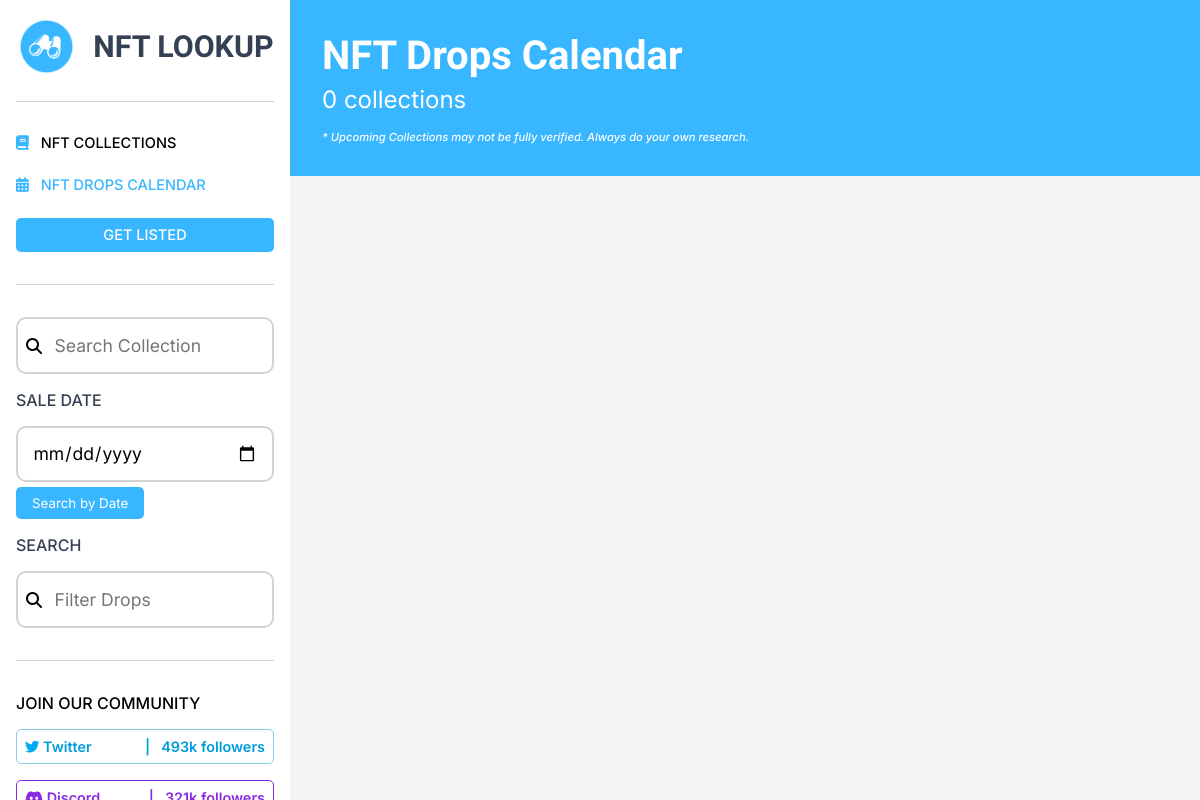
Page /drops/calendar on the committed database.
### core/models.py (models this page shows, shortened)
class Settings(models.Model):
    logo = models.ImageField(upload_to = 'logo/', default = 'default.png')
    trade_mark = models.CharField(max_length = 225, default='NFT LOOKUP')
    title = models.CharField(max_length=1000, default="The #1 source for NFT lookup")
    slogan = models.TextField(default="Your best choice when you're on the lookup for NFTs.")
    class Meta:
        verbose_name = 'Setting'

class Statistics(models.Model):
    twitter = models.CharField(max_length=30, default="493k",
                               help_text="Simply update to current figure. add K for thousand or M for million at the end.")
    discord = models.CharField(max_length=30, default="321k",
                               help_text="Simply update to current figure. add K for thousand or M for million at the end.")
    class Meta:
        verbose_name = "Statistic"

### nft_calendar/views.py (the view)
# urls.py: path('calendar', limited_drops,  name='calendar'),
def limited_drops(request):
    context = {}
    context['stats'], created = Statistics.objects.get_or_create(id=1)
    collections = Calendar.objects.filter(
        verification=True).order_by('-created_on')
    context['total'] = collections.count()
    days_list = collections.dates('date', 'day').distinct()
    context['days_list'] = days_list
    context['collections'] = collections
    context['settings'] = Settings.objects.first()
    return render(request, 'calendar.html', context)

### templates/calendar.html (shortened to what this page needs)
{% extends 'base_calendar.html' %}
{% load static %}
{% load custom_tags %}

### templates/base_calendar.html (shortened to what this page needs)
{% load static %}
{% load custom_tags %}
<!DOCTYPE html>
<html lang="en">
<head>
    <link rel="stylesheet" href="{% static 'izi/notify/dist/css/iziToast.min.css' %}">
    <link rel="stylesheet" href="{% static 'style.css' %}">
    <link rel="stylesheet" href="{% static 'media.css' %}">
    <link class="jsbin" href="http://ajax.googleapis.com/ajax/libs/jqueryui/1/themes/base/jquery-ui.css"
        rel="stylesheet" type="text/css" />
    <link rel="stylesheet" href="https://cdnjs.cloudflare.com/ajax/libs/font-awesome/6.1.2/css/all.min.css"
 />
</head>
<body>
    <div class="website">
        <div class="left">
            <div class="logo">
                {% if settings %}
                <img src="{{settings.logo.url}}" alt="logo">
                <h1>
                    {{settings.trade_mark}}
                </h1>
                {% endif %}
            </div>
            <div class="links" id="links">
                <a href="{% url 'index' %}" class="linknav">
                    <i class="fa-solid fa-book"></i>
                    NFT COLLECTIONS
                </a>
                <a href="{% url 'calendar' %}" class="linknav active">
                    <i class="fa-solid fa-calendar-days"></i>
                    NFT DROPS CALENDAR
                </a>
                <a href="#" class="btn" id="listing">
                    GET LISTED
                </a>
            </div>
            <div class="search">
                <form action="{% url 'search' %}" method="post" id="search">
                    <div class="input">
                        <i class="fa-solid fa-magnifying-glass"></i>
                        <input type="text" placeholder="Search Collection" name="search_key">
                    </div>
                </form>
                <div class="filter">
                    <div class="datefil">
                        <p>SALE DATE</p>
                        <form action="{% url 'search-drops-date' %}" method="post" id="search">
                            <input type="date" class="inputdate" name="search_key">
                            <button class="btn" id="listing" type="submit" style="margin-top: 5px;">Search by
                                Date</button>
                        </form>
                    </div>
                    <div class="drops">
                        <p>Search</p>
                        <form action="{% url 'search-drops' %}" method="post" id="search">
                            <div class="input">
                                <i class="fa-solid fa-magnifying-glass"></i>
                                <input type="text" placeholder="Filter Drops" name="search_key">
                            </div>
                        </form>
                    </div>
                </div>
            </div>
            <div class="social">
                <p>JOIN OUR COMMUNITY</p>
                <div class="icons">
                    <div class="icon twitter">
                        <a href="https://twitter.com" target="_blank">
                            <div class="linktxt">
                                <div>
                                    <i class="fa-brands fa-twitter"></i>
                                    Twitter
                                </div>
                                <div>
                                    | &nbsp; {{stats.twitter}} followers
                                </div>
                            </div>
                        </a>
                    </div>
                    <div class="icon discord">
                        <a href="https://discord.com" target="_blank">
                            <div class="linktxt">
                                <div>
                                    <i class="fa-brands fa-discord"></i>
                                </div>
                                <div>
                                </div>
                            </div>
                        </a>
                    </div>
                </div>
            </div>
        </div>
        <div class="right">
            <div class="top">
                <h1>
                    NFT Drops Calendar
                </h1>
                <p>
                    {{total}} collections
                </p>
                <div class="italic">
                    * Upcoming Collections may not be fully verified. Always do your own research.
                </div>
            </div>
        </div>
</body>
</html>

### static/style.css (style rules this page uses)
* { padding: 0%; margin: 0%; box-sizing: border-box; scroll-behavior: smooth; font-family: 'Inter', sans-serif; text-decoration: none; }
:root { --font1: 'Roboto Condensed', sans-serif; --color1: #38b6ff; --color2: #344155; }
body { -webkit-user-select: none; -ms-user-select: none; user-select: none; }
.website { display: grid; grid-template-columns: 1fr 4fr; height: 100vh; }
.website .right { background: rgb(245, 245, 245); overflow-y: scroll; }
.website .left { padding: 1rem; background: #fff; min-width: 290px; max-height: 100vh; overflow-y: scroll; }
.logo { display: flex; align-items: center; justify-content: center; gap: 1rem; border-bottom: 1px solid rgb(211, 211, 211); padding-bottom: 1.5rem; }
.logo img { width: 3.8rem; }
.logo h1 { font-size: 1.9rem; font-family: var(--font1); text-transform: uppercase; color: var(--color2); line-height: 1.7rem; }
.links { display: flex; flex-direction: column; padding: 2rem 0; gap: 1.5rem; border-bottom: 1px solid rgb(211, 211, 211); }
.linknav.active { color: var(--color1); }
.links a { color: black; transition: .3s ease; font-size: .91rem; font-weight: 500; }
.links a i { color: var(--color1); padding-right: .5rem; }
.btn { padding: .5rem 1rem !important; background: var(--color1) !important; text-align: center !important; color: #FFF !important; border-radius: 5px !important; transition: .4s !important; border: none !important; }
.search { padding: 2rem 0; border-bottom: 1px solid rgb(211, 211, 211); }
.input { border: 2px solid rgb(211, 211, 211); padding: .5rem; border-radius: 10px; overflow: hidden; }
.search input { border: none; outline: none; padding: .5rem; font-size: 1.1rem; width: 80%; }
.social { padding: 2rem 0; border-bottom: 1px solid rgb(211, 211, 211); }
.social p { font-size: 1rem; font-weight: 500; color: #000; margin-bottom: 1rem; }
.social .icon { border: 1.5px solid skyblue; border-radius: 5px; padding: .5rem; }
.social .icon a { color: rgb(0, 157, 220); font-size: .9rem; font-weight: 600; }
.icons { display: flex; flex-direction: column; gap: 1rem; }
.discord { border: 1px solid blueviolet !important; }
.discord a { color: blueviolet !important; }
.linktxt { display: flex; align-items: center; justify-content: space-between; }
.top { padding: 2rem; background: var(--color1); }
.top h1 { font-size: 2.5rem; font-weight: bold; margin-bottom: .4rem; font-family: var(--font1); color: #fff; }
.top p { font-size: 1.5rem; color: #fff; }
.twitter { color: gray; }
.twitter i { color: #00acee; }
.website { position: relative; }
.datefil { display: flex; align-items: left; justify-content: left; flex-direction: column; width: 100%; }
.datefil p { font-weight: 500; color: var(--color2); padding-bottom: 1rem; padding-top: 1rem; }
.datefil input { border: 2px solid rgb(211, 211, 211); padding: 0.9rem; border-radius: 10px; overflow: hidden; width: 100%; }
.drops p, .saleprice p { font-size: 1rem; text-transform: uppercase; color: var(--color2); font-weight: 500; padding-bottom: 1rem; padding-top: 1rem; }
.italic { font-size: .7rem; font-weight: 500; font-style: italic; color: #fff; margin-top: 1rem; }

### rows in the picture
Settings: logo (placeholder picture), trade_mark "NFT LOOKUP"
Statistics: twitter "493k"

### other values in the picture
{{ total }} "0"
